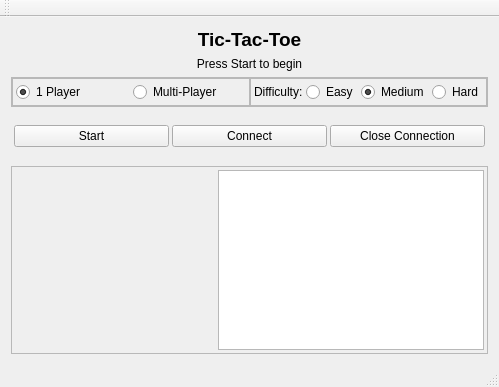
<?xml version="1.0" encoding="UTF-8"?>
<ui version="4.0">
 <class>ClientWindow</class>
 <widget class="QMainWindow" name="ClientWindow">
  <property name="geometry">
   <rect>
    <x>0</x>
    <y>0</y>
    <width>499</width>
    <height>387</height>
   </rect>
  </property>
  <property name="windowTitle">
   <string>TIC TAC TOE</string>
  </property>
  <widget class="QWidget" name="centralWidget">
   <layout class="QVBoxLayout" name="verticalLayout">
    <item>
     <widget class="QLabel" name="label">
      <property name="font">
       <font>
        <pointsize>14</pointsize>
        <weight>75</weight>
        <bold>true</bold>
       </font>
      </property>
      <property name="text">
       <string>Tic-Tac-Toe</string>
      </property>
      <property name="alignment">
       <set>Qt::AlignCenter</set>
      </property>
     </widget>
    </item>
    <item>
     <widget class="QLabel" name="label_msg">
      <property name="text">
       <string>Press Start to begin</string>
      </property>
      <property name="alignment">
       <set>Qt::AlignCenter</set>
      </property>
     </widget>
    </item>
    <item>
     <widget class="QFrame" name="frame_4">
      <property name="frameShape">
       <enum>QFrame::StyledPanel</enum>
      </property>
      <property name="frameShadow">
       <enum>QFrame::Raised</enum>
      </property>
      <layout class="QHBoxLayout" name="horizontalLayout_4">
       <property name="spacing">
        <number>0</number>
       </property>
       <property name="leftMargin">
        <number>0</number>
       </property>
       <property name="topMargin">
        <number>0</number>
       </property>
       <property name="rightMargin">
        <number>0</number>
       </property>
       <property name="bottomMargin">
        <number>0</number>
       </property>
       <item>
        <widget class="QFrame" name="frame_3">
         <property name="sizePolicy">
          <sizepolicy hsizetype="Preferred" vsizetype="Preferred">
           <horstretch>0</horstretch>
           <verstretch>1</verstretch>
          </sizepolicy>
         </property>
         <property name="frameShape">
          <enum>QFrame::StyledPanel</enum>
         </property>
         <property name="frameShadow">
          <enum>QFrame::Raised</enum>
         </property>
         <layout class="QHBoxLayout" name="horizontalLayout_2">
          <property name="spacing">
           <number>3</number>
          </property>
          <property name="leftMargin">
           <number>3</number>
          </property>
          <property name="topMargin">
           <number>3</number>
          </property>
          <property name="rightMargin">
           <number>3</number>
          </property>
          <property name="bottomMargin">
           <number>3</number>
          </property>
          <item>
           <widget class="QRadioButton" name="radio_one_player">
            <property name="text">
             <string>1 Player</string>
            </property>
            <property name="checked">
             <bool>true</bool>
            </property>
           </widget>
          </item>
          <item>
           <widget class="QRadioButton" name="radio_multi_player">
            <property name="text">
             <string>Multi-Player</string>
            </property>
           </widget>
          </item>
         </layout>
        </widget>
       </item>
       <item>
        <widget class="QFrame" name="frame_difficulty">
         <property name="sizePolicy">
          <sizepolicy hsizetype="Preferred" vsizetype="Preferred">
           <horstretch>0</horstretch>
           <verstretch>1</verstretch>
          </sizepolicy>
         </property>
         <property name="frameShape">
          <enum>QFrame::StyledPanel</enum>
         </property>
         <property name="frameShadow">
          <enum>QFrame::Raised</enum>
         </property>
         <layout class="QHBoxLayout" name="horizontalLayout_3">
          <property name="spacing">
           <number>3</number>
          </property>
          <property name="leftMargin">
           <number>3</number>
          </property>
          <property name="topMargin">
           <number>3</number>
          </property>
          <property name="rightMargin">
           <number>3</number>
          </property>
          <property name="bottomMargin">
           <number>3</number>
          </property>
          <item>
           <widget class="QLabel" name="label_2">
            <property name="text">
             <string>Difficulty:</string>
            </property>
           </widget>
          </item>
          <item>
           <widget class="QRadioButton" name="radio_difficulty_easy">
            <property name="text">
             <string>Easy</string>
            </property>
           </widget>
          </item>
          <item>
           <widget class="QRadioButton" name="radio_difficulty_medium">
            <property name="text">
             <string>Medium</string>
            </property>
            <property name="checked">
             <bool>true</bool>
            </property>
           </widget>
          </item>
          <item>
           <widget class="QRadioButton" name="radio_difficulty_hard">
            <property name="text">
             <string>Hard</string>
            </property>
           </widget>
          </item>
         </layout>
        </widget>
       </item>
      </layout>
     </widget>
    </item>
    <item>
     <widget class="QFrame" name="frame_2">
      <property name="sizePolicy">
       <sizepolicy hsizetype="Preferred" vsizetype="Preferred">
        <horstretch>0</horstretch>
        <verstretch>1</verstretch>
       </sizepolicy>
      </property>
      <property name="frameShape">
       <enum>QFrame::NoFrame</enum>
      </property>
      <property name="frameShadow">
       <enum>QFrame::Plain</enum>
      </property>
      <layout class="QHBoxLayout" name="horizontalLayout">
       <property name="spacing">
        <number>3</number>
       </property>
       <property name="leftMargin">
        <number>3</number>
       </property>
       <property name="topMargin">
        <number>3</number>
       </property>
       <property name="rightMargin">
        <number>3</number>
       </property>
       <property name="bottomMargin">
        <number>3</number>
       </property>
       <item>
        <widget class="QPushButton" name="button_start">
         <property name="text">
          <string>Start</string>
         </property>
        </widget>
       </item>
       <item>
        <widget class="QPushButton" name="button_connect">
         <property name="text">
          <string>Connect</string>
         </property>
        </widget>
       </item>
       <item>
        <widget class="QPushButton" name="button_close_connection">
         <property name="text">
          <string>Close Connection</string>
         </property>
        </widget>
       </item>
      </layout>
     </widget>
    </item>
    <item>
     <widget class="QFrame" name="frame_5">
      <property name="sizePolicy">
       <sizepolicy hsizetype="Preferred" vsizetype="Preferred">
        <horstretch>0</horstretch>
        <verstretch>4</verstretch>
       </sizepolicy>
      </property>
      <property name="frameShape">
       <enum>QFrame::StyledPanel</enum>
      </property>
      <property name="frameShadow">
       <enum>QFrame::Raised</enum>
      </property>
      <layout class="QHBoxLayout" name="horizontalLayout_5">
       <property name="spacing">
        <number>3</number>
       </property>
       <property name="leftMargin">
        <number>3</number>
       </property>
       <property name="topMargin">
        <number>3</number>
       </property>
       <property name="rightMargin">
        <number>3</number>
       </property>
       <property name="bottomMargin">
        <number>3</number>
       </property>
       <item>
        <widget class="BoardWidget" name="board_widget" native="true">
         <property name="sizePolicy">
          <sizepolicy hsizetype="Fixed" vsizetype="Fixed">
           <horstretch>1</horstretch>
           <verstretch>4</verstretch>
          </sizepolicy>
         </property>
         <property name="minimumSize">
          <size>
           <width>200</width>
           <height>172</height>
          </size>
         </property>
        </widget>
       </item>
       <item>
        <widget class="QPlainTextEdit" name="output">
         <property name="sizePolicy">
          <sizepolicy hsizetype="Expanding" vsizetype="Expanding">
           <horstretch>1</horstretch>
           <verstretch>4</verstretch>
          </sizepolicy>
         </property>
        </widget>
       </item>
      </layout>
     </widget>
    </item>
   </layout>
  </widget>
  <widget class="QMenuBar" name="menuBar">
   <property name="geometry">
    <rect>
     <x>0</x>
     <y>0</y>
     <width>499</width>
     <height>22</height>
    </rect>
   </property>
  </widget>
  <widget class="QToolBar" name="mainToolBar">
   <attribute name="toolBarArea">
    <enum>TopToolBarArea</enum>
   </attribute>
   <attribute name="toolBarBreak">
    <bool>false</bool>
   </attribute>
  </widget>
  <widget class="QStatusBar" name="statusBar"/>
 </widget>
 <layoutdefault spacing="6" margin="11"/>
 <customwidgets>
  <customwidget>
   <class>BoardWidget</class>
   <extends>QWidget</extends>
   <header>BoardWidget.h</header>
   <container>1</container>
  </customwidget>
 </customwidgets>
 <resources/>
 <connections/>
</ui>
